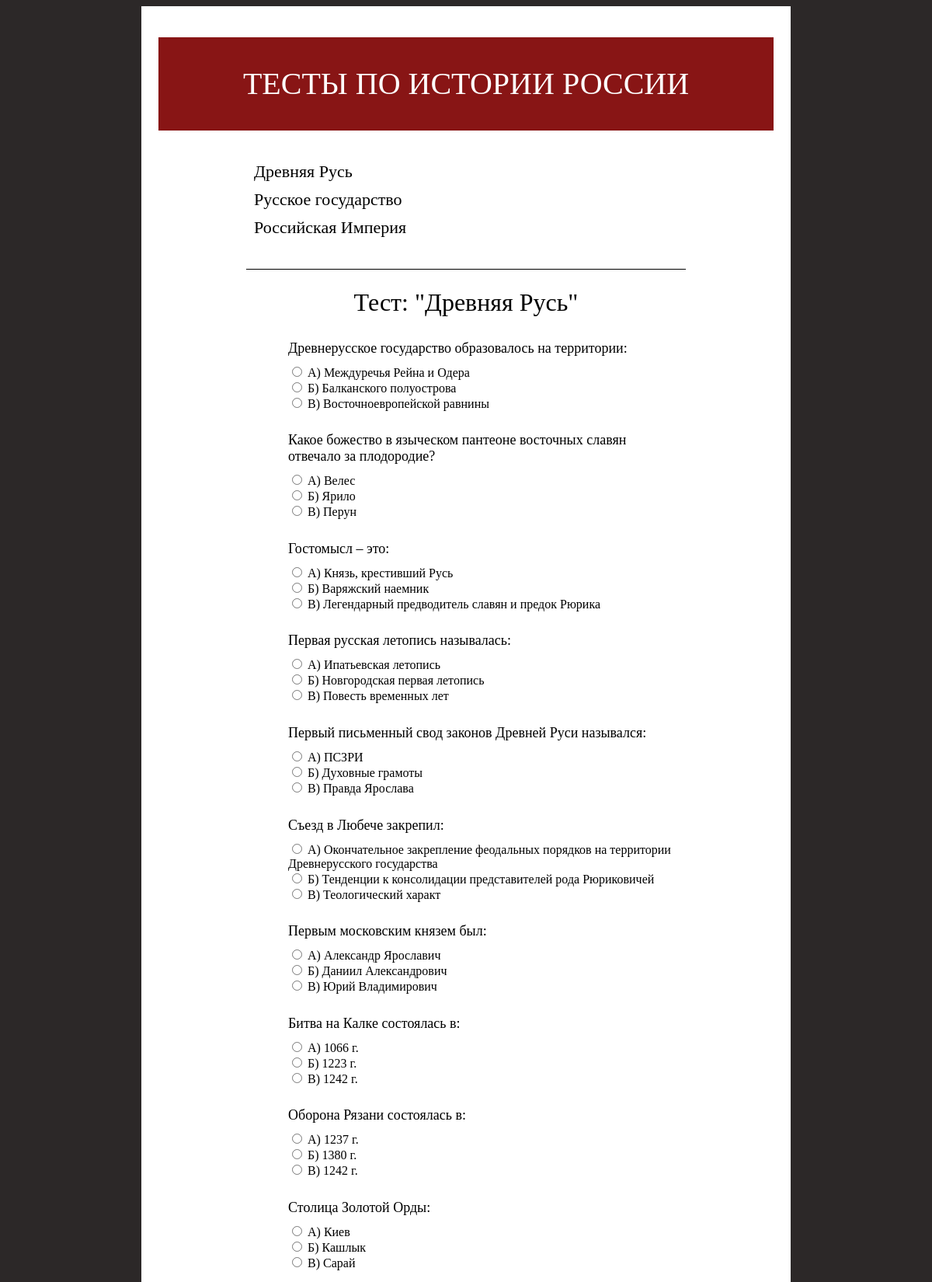
The page / (upper part) on the database its author committed.
### vladimirova_app/models.py (models this page shows, shortened)
class Question(models.Model):
    question_text = models.CharField('Вопрос', max_length=200)
    epoch_title = models.CharField('Эпоха', max_length=200, choices=epoch_titles)
    def __str__(self):
        return self.question_text

class Choice(models.Model):
    question = models.ForeignKey(Question, on_delete=models.CASCADE)
    choice_text = models.CharField('Варианты ответа', max_length=100)
    answer_status = models.BooleanField('Верный ответ', default=False)
    radiobox_class = models.CharField(max_length=100, default='answer-inactive')

### vladimirova_app/views.py (the view)
# urls.py: path('', views.home, name='home'),
def home(request):
    epoch_titles_local = []
    for i in epoch_titles:
        epoch_titles_local.append(i[1])
    all_questions = []
    for epoch in epoch_titles_local:
        all_questions.append(Epoch_Questions(epoch_title=epoch, questions_list=Question.objects.filter(epoch_title=epoch)))
    Choice.objects.all().update(radiobox_class='answer-inactive')
    verified_questions_category = ''
    for epoch in epoch_titles_local:
        if (request.POST.get(f'send_{epoch}') == 'Проверить'):
            for i in all_questions:
                if i.epoch_title == epoch:
                    epoch_questions = i
                    break
            for question in epoch_questions.questions_list:
                for choice in question.choice_set.all():
                    if choice.answer_status and request.POST.get(f'{epoch_questions.epoch_title}_{question.id}') != None:
                        Choice.objects.filter(choice_text=choice.choice_text).update(radiobox_class='answer-right')
                    else:
                        if choice.choice_text == request.POST.get(f'{epoch_questions.epoch_title}_{question.id}'):
                            Choice.objects.filter(choice_text=choice.choice_text).update(radiobox_class='answer-wrong')
            verified_questions_category = epoch
    context = {
        'all_questions' : all_questions,
        'epoch_titles' : epoch_titles_local,
        'verified_questions_category' : verified_questions_category,
    }
    return render(request, 'vladimirova_app/home.html/', context)

### vladimirova_app/templates/vladimirova_app/home.html (shortened to what this page needs)
{% load static %}
<!DOCTYPE html>
<html lang="en">
<head>
    <link rel="stylesheet" href="{% static '/css/style.css' %}">
</head>
<body>
    <div class="container">
        <div class="header-title">Тесты по истории России</div>
        <div class="header-navigation">
            {% for epoch in epoch_titles %}
                <a class="header-navigation-item" href="#{{epoch}}">{{ epoch }}</a>
            {% endfor %}
        </div>
        <form action="{% url 'home' %}" method="post">
            {% for epoch_questions in all_questions %}
                <div class="questions-category">
                    <div class="questions-category-title" id="{{ epoch_questions.epoch_title }}">Тест: "{{ epoch_questions.epoch_title }}"</div>
                    <ol type="1">
                        {% for question in epoch_questions.questions_list %}
                            <fieldset class="question">
                                <li class="question-title">{{ question }}</li>
                                <div class="question-answers">
                                    {% for choice in question.choice_set.all %}
                                        <div class="{{ choice.radiobox_class }}">
                                            <input type="radio" name="{{ epoch_questions.epoch_title }}_{{ question.id }}" value="{{ choice.choice_text }}">
                                            <span>{{ choice.choice_text }}</span>
                                        </div>
                                    {% endfor %}
                                    </div>
                            </fieldset>
                        {% endfor %}
                    </ol>
                </div>
            {% endfor %}
        </form>
    </div>
</body>
</html>

### static/css/style.css (style rules this page uses)
body { background-color: #2C2828; color: black; }
.container { background-color: #ffffff; padding: 40px 135px 140px 135px; margin-top: 0px; margin-left: 174px; margin-right: 174px; }
.header-title { height: 120px; line-height: 120px; width: 140%; margin-left: -20%; font-size: 40px; text-align: center; color: white; text-transform: uppercase; background-color: #881515; }
.header-navigation { width: 100%; margin-top: 40px; margin-bottom: 40px; }
.header-navigation-item { display: block; text-decoration: none; color: black; font-size: 22px; padding-left: 10px; margin-bottom: 10px; }
.questions-category { border-top: 1px solid black; margin-bottom: 60px; }
.questions-category-title { text-align: center; font-size: 32px; margin-top: 24px; margin-bottom: 24px; }
.question-title { font-size: 18px; }
.question-answers { margin-top: 10px; margin-bottom: 12px; }
fieldset { border: 0; }
li { list-style-type: none; }
.answer-inactive { background: white; }

### rows shown on the page
Question: question_text "Древнерусское государство образовалось на территории:"
Choice: choice_text "А) Междуречья Рейна и Одера"
Choice: choice_text "Б) Балканского полуострова"
Choice: choice_text "В) Восточноевропейской равнины"
Question: question_text "Какое божество в языческом пантеоне восточных славян отвечало за плодородие?"
Choice: choice_text "А) Велес"
Choice: choice_text "Б) Ярило"
Choice: choice_text "В) Перун"
Question: question_text "Гостомысл – это:"
Choice: choice_text "А) Князь, крестивший Русь"
Choice: choice_text "Б) Варяжский наемник"
Choice: choice_text "В) Легендарный предводитель славян и предок Рюрика"
Question: question_text "Первая русская летопись называлась:"
Choice: choice_text "А) Ипатьевская летопись"
Choice: choice_text "Б) Новгородская первая летопись"
Choice: choice_text "В) Повесть временных лет"
Question: question_text "Первый письменный свод законов Древней Руси назывался:"
Choice: choice_text "А) ПСЗРИ"
Choice: choice_text "Б) Духовные грамоты"
Choice: choice_text "В) Правда Ярослава"
Question: question_text "Съезд в Любече закрепил:"
Choice: choice_text "А) Окончательное закрепление феодальных порядков на территории Древнерусского государства"
Choice: choice_text "Б) Тенденции к консолидации представителей рода Рюриковичей"
Choice: choice_text "В) Теологический характ"
Question: question_text "Первым московским князем был:"
Choice: choice_text "А) Александр Ярославич"
Choice: choice_text "Б) Даниил Александрович"
Choice: choice_text "В) Юрий Владимирович"
Question: question_text "Битва на Калке состоялась в:"
Choice: choice_text "А) 1066 г."
Choice: choice_text "Б) 1223 г."
Choice: choice_text "В) 1242 г."
Question: question_text "Оборона Рязани состоялась в:"
Choice: choice_text "А) 1237 г."
Choice: choice_text "Б) 1380 г."
Choice: choice_text "В) 1242 г."
Question: question_text "Столица Золотой Орды:"
Choice: choice_text "А) Киев"
Choice: choice_text "Б) Кашлык"
Choice: choice_text "В) Сарай"

### other values the page prints
{{ epoch }} "Древняя Русь" "Русское государство" "Российская Империя"
{{ epoch_questions.epoch_title }} "Древняя Русь"
